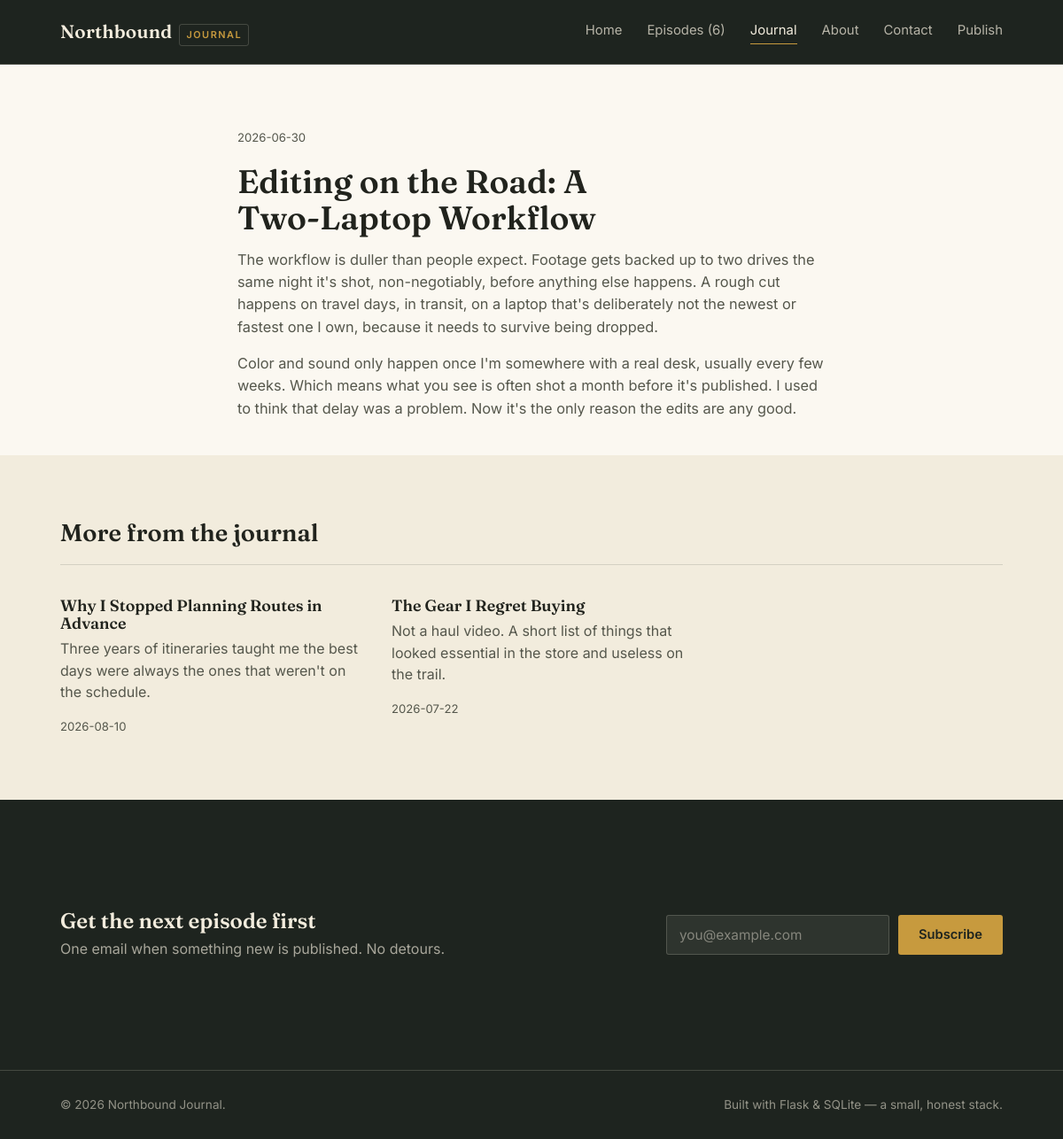
Page /journal/3 on the committed database.
### tables this page shows
CREATE TABLE posts (
            id INTEGER PRIMARY KEY AUTOINCREMENT,
            title TEXT NOT NULL,
            excerpt TEXT NOT NULL,
            body TEXT NOT NULL,
            published_on TEXT NOT NULL
        );

### app.py (the view)
@app.route("/journal/<int:post_id>")
def journal_post(post_id):
    db = get_db()
    post = db.execute("SELECT * FROM posts WHERE id = ?", (post_id,)).fetchone()
    if post is None:
        abort(404)
    others = db.execute(
        "SELECT * FROM posts WHERE id != ? ORDER BY published_on DESC LIMIT 2",
        (post_id,),
    ).fetchall()
    return render_template("journal_post.html", post=post, others=others)

### app.py (called while the page is built)
def get_db():
    if "db" not in g:
        g.db = sqlite3.connect(DB_PATH)
        g.db.row_factory = sqlite3.Row
        g.db.execute("PRAGMA foreign_keys = ON")
    return g.db

@app.context_processor
def inject_globals():
    db = get_db()
    total_videos = db.execute("SELECT COUNT(*) FROM videos").fetchone()[0]
    return {
        "site_name": "Northbound Journal",
        "current_year": datetime.now().year,
        "nav_video_count": total_videos,
    }

### templates/journal_post.html (shortened to what this page needs)
{% extends "base.html" %}
{% block content %}
<section style="padding-bottom: 24px;">
  <div class="wrap" style="max-width: 720px;">
    <div class="tag-row"><span>{{ post['published_on'] }}</span></div>
    <h1 style="font-size: 2.3rem; max-width: 18ch;">{{ post['title'] }}</h1>
    <div class="post-body">
      {% for para in post['body'].split('\n\n') %}
      <p>{{ para }}</p>
      {% endfor %}
    </div>
  </div>
</section>
{% if others %}
<section style="background: var(--parchment);">
  <div class="wrap">
    <div class="section-head"><h2>More from the journal</h2></div>
    <div class="video-grid" style="grid-template-columns: repeat(2, 1fr); max-width: 720px;">
      {% for o in others %}
      <a class="video-card" href="{{ url_for('journal_post', post_id=o['id']) }}">
        <h3>{{ o['title'] }}</h3>
        <p>{{ o['excerpt'] }}</p>
        <div class="meta">{{ o['published_on'] }}</div>
      </a>
      {% endfor %}
    </div>
  </div>
</section>
{% endif %}
{% endblock %}

### static/css/style.css (style rules this page uses)
:root { --charcoal: #1E241F; --charcoal-soft: #2A322B; --parchment: #F2ECDD; --paper: #FBF8F1; --ink: #21231D; --ink-soft: #55574C; --gold: #C79A3E; --gold-dim: #9C7B34; --rust: #9C4B2A; --line: rgba(33, 35, 29, 0.14); --line-on-dark: rgba(242, 236, 221, 0.18); --serif: 'Fraunces', Georgia, serif; --sans: 'Inter', -apple-system, BlinkMacSystemFont, 'Segoe UI', sans-serif; --max: 1120px; }
* { box-sizing: border-box; }
html { scroll-behavior: smooth; }
body { margin: 0; background: var(--paper); color: var(--ink); font-family: var(--sans); font-size: 16px; line-height: 1.55; -webkit-font-smoothing: antialiased; }
a { color: inherit; text-decoration: none; }
.wrap { max-width: var(--max); margin: 0 auto; padding: 0 28px; }
h1, h2, h3, h4 { font-family: var(--serif); font-weight: 600; color: var(--ink); margin: 0 0 0.4em; line-height: 1.12; }
p { margin: 0 0 1em; color: var(--ink-soft); max-width: 62ch; }
section { padding: 72px 0; }
.section-head { display: flex; justify-content: space-between; align-items: baseline; gap: 24px; margin-bottom: 36px; border-bottom: 1px solid var(--line); padding-bottom: 20px; }
.section-head h2 { font-size: 1.7rem; margin: 0; }
.video-grid { display: grid; grid-template-columns: repeat(3, 1fr); gap: 32px 28px; }
.video-card { display: block; }
.video-card h3 { font-size: 1.12rem; margin-bottom: 6px; }
.video-card .meta { font-size: 0.82rem; color: var(--ink-soft); }
.tag-row { display: flex; gap: 10px; font-size: 0.82rem; color: var(--ink-soft); margin-bottom: 18px; }
.post-body p { max-width: 68ch; }
.post-body { font-size: 1.02rem; }

### rows in the picture
posts: published_on "2026-06-30", title "Editing on the Road: A Two-Laptop Workflow"
posts: title "Why I Stopped Planning Routes in Advance", excerpt "Three years of itineraries taught me the best days were always the ones that weren't on the schedule.", published_on "2026-08-10"
posts: title "The Gear I Regret Buying", excerpt "Not a haul video. A short list of things that looked essential in the store and useless on the trail.", published_on "2026-07-22"

### other values in the picture
{{ nav_video_count }} "6"
